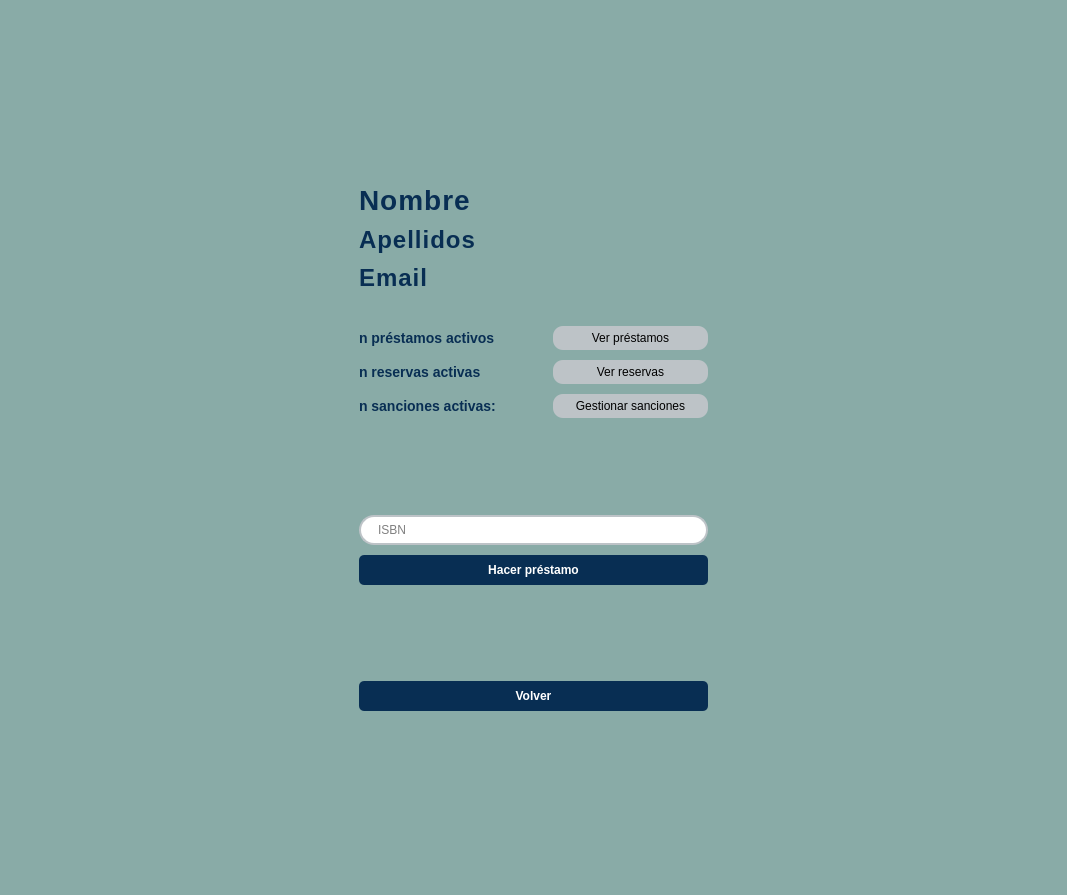
<?xml version="1.0" encoding="UTF-8"?>
<ui version="4.0">
 <class>Dialog</class>
 <widget class="QDialog" name="Dialog">
  <property name="geometry">
   <rect>
    <x>0</x>
    <y>0</y>
    <width>1067</width>
    <height>895</height>
   </rect>
  </property>
  <property name="windowTitle">
   <string>Dialog</string>
  </property>
  <property name="styleSheet">
   <string notr="true">#Dialog {
    background-color: #89ABA7;
}

#linea_nombre,#linea_apellidos, #linea_email{
    font-weight: bold;
    text-transform: uppercase;
    font-size: 22px;
    letter-spacing: 1px;
    color: #1D433A;
}</string>
  </property>
  <layout class="QHBoxLayout" name="horizontalLayout_8">
   <item>
    <layout class="QHBoxLayout" name="horizontalLayout_3"/>
   </item>
   <item>
    <spacer name="horizontalSpacer_2">
     <property name="orientation">
      <enum>Qt::Horizontal</enum>
     </property>
     <property name="sizeHint" stdset="0">
      <size>
       <width>40</width>
       <height>20</height>
      </size>
     </property>
    </spacer>
   </item>
   <item>
    <layout class="QVBoxLayout" name="verticalLayout_2">
     <property name="spacing">
      <number>10</number>
     </property>
     <property name="sizeConstraint">
      <enum>QLayout::SetDefaultConstraint</enum>
     </property>
     <item>
      <spacer name="verticalSpacer">
       <property name="orientation">
        <enum>Qt::Vertical</enum>
       </property>
       <property name="sizeHint" stdset="0">
        <size>
         <width>20</width>
         <height>40</height>
        </size>
       </property>
      </spacer>
     </item>
     <item>
      <spacer name="verticalSpacer_6">
       <property name="orientation">
        <enum>Qt::Vertical</enum>
       </property>
       <property name="sizeHint" stdset="0">
        <size>
         <width>20</width>
         <height>40</height>
        </size>
       </property>
      </spacer>
     </item>
     <item>
      <layout class="QVBoxLayout" name="verticalLayout_4"/>
     </item>
     <item>
      <widget class="QLabel" name="linea_nombre">
       <property name="styleSheet">
        <string notr="true">font-family: 'Segoe UI', sans-serif;
font-size: 28px;
font-weight: bold;
color: #082e53; </string>
       </property>
       <property name="text">
        <string>Nombre</string>
       </property>
      </widget>
     </item>
     <item>
      <widget class="QLabel" name="linea_apellidos">
       <property name="styleSheet">
        <string notr="true">font-family: 'Segoe UI', sans-serif;
font-size: 24px;
font-weight: bold;
color: #082e53; </string>
       </property>
       <property name="text">
        <string>Apellidos</string>
       </property>
      </widget>
     </item>
     <item>
      <widget class="QLabel" name="linea_email">
       <property name="styleSheet">
        <string notr="true">font-family: 'Segoe UI', sans-serif;
font-size: 24px;
font-weight: bold;
color: #082e53; </string>
       </property>
       <property name="text">
        <string>Email</string>
       </property>
      </widget>
     </item>
     <item>
      <widget class="QLabel" name="label_2">
       <property name="text">
        <string/>
       </property>
      </widget>
     </item>
     <item>
      <layout class="QHBoxLayout" name="horizontalLayout_5">
       <item>
        <widget class="QLabel" name="linea_prestamos">
         <property name="styleSheet">
          <string notr="true">font-family: 'Segoe UI', sans-serif;
font-size: 14px;
font-weight: bold;
color: #082e53; </string>
         </property>
         <property name="text">
          <string>n préstamos activos</string>
         </property>
        </widget>
       </item>
       <item>
        <widget class="QPushButton" name="boton_prestamos">
         <property name="maximumSize">
          <size>
           <width>155</width>
           <height>16777215</height>
          </size>
         </property>
         <property name="styleSheet">
          <string notr="true">QPushButton#boton_prestamos {
    background-color: #bdc3c7;
    color: black;
    border-radius: 10px;
    padding: 5px;
}

QPushButton#boton_prestamos:hover {
    background-color: #d5dbdb;
}

QPushButton#boton_prestamos:pressed {
    background-color: #7f8c8d;
}
</string>
         </property>
         <property name="text">
          <string>Ver préstamos</string>
         </property>
         <property name="autoDefault">
          <bool>false</bool>
         </property>
        </widget>
       </item>
      </layout>
     </item>
     <item>
      <layout class="QHBoxLayout" name="horizontalLayout_6">
       <item>
        <widget class="QLabel" name="linea_reservas">
         <property name="styleSheet">
          <string notr="true">font-family: 'Segoe UI', sans-serif;
font-size: 14px;
font-weight: bold;
color: #082e53; </string>
         </property>
         <property name="text">
          <string>n reservas activas</string>
         </property>
        </widget>
       </item>
       <item>
        <widget class="QPushButton" name="boton_reservas">
         <property name="maximumSize">
          <size>
           <width>155</width>
           <height>16777215</height>
          </size>
         </property>
         <property name="styleSheet">
          <string notr="true">QPushButton#boton_reservas {
    background-color: #bdc3c7;
    color: black;
    border-radius: 10px;
    padding: 5px;
}

QPushButton#boton_reservas:hover {
    background-color: #d5dbdb;
}

QPushButton#boton_reservas:pressed {
    background-color: #7f8c8d;
}
</string>
         </property>
         <property name="text">
          <string>Ver reservas</string>
         </property>
         <property name="autoDefault">
          <bool>false</bool>
         </property>
        </widget>
       </item>
      </layout>
     </item>
     <item>
      <layout class="QHBoxLayout" name="horizontalLayout_2">
       <item>
        <widget class="QLabel" name="linea_sanciones">
         <property name="styleSheet">
          <string notr="true">font-family: 'Segoe UI', sans-serif;
font-size: 14px;
font-weight: bold;
color: #082e53; </string>
         </property>
         <property name="text">
          <string>n sanciones activas:</string>
         </property>
        </widget>
       </item>
       <item>
        <widget class="QPushButton" name="boton_sanciones">
         <property name="maximumSize">
          <size>
           <width>155</width>
           <height>16777215</height>
          </size>
         </property>
         <property name="styleSheet">
          <string notr="true">QPushButton#boton_sanciones {
    background-color: #bdc3c7;
    color: black;
    border-radius: 10px;
    padding: 5px;
}

QPushButton#boton_sanciones:hover {
    background-color: #d5dbdb;
}

QPushButton#boton_sanciones:pressed {
    background-color: #7f8c8d;
}
</string>
         </property>
         <property name="text">
          <string>Gestionar sanciones</string>
         </property>
         <property name="autoDefault">
          <bool>false</bool>
         </property>
        </widget>
       </item>
      </layout>
     </item>
     <item>
      <spacer name="verticalSpacer_3">
       <property name="orientation">
        <enum>Qt::Vertical</enum>
       </property>
       <property name="sizeHint" stdset="0">
        <size>
         <width>20</width>
         <height>40</height>
        </size>
       </property>
      </spacer>
     </item>
     <item>
      <layout class="QHBoxLayout" name="horizontalLayout_7">
       <item>
        <widget class="QLineEdit" name="lineEdit">
         <property name="styleSheet">
          <string notr="true">
QLineEdit {
    border: 2px solid #bdc3c7;
    border-radius: 15px; 
    padding: 5px 15px;
    background: white;
    selection-background-color: #34495e;
}

</string>
         </property>
         <property name="placeholderText">
          <string>ISBN</string>
         </property>
        </widget>
       </item>
      </layout>
     </item>
     <item>
      <widget class="QPushButton" name="boton_cambiar">
       <property name="styleSheet">
        <string notr="true">QPushButton {
    background-color: #082e53; 
    color: white;  
    border-radius: 5px; 
    padding: 8px;  
    font-weight: bold;
}

QPushButton:hover {
    background-color: #1b5084; 
}

QPushButton:pressed {
    background-color: #031324; 
}</string>
       </property>
       <property name="text">
        <string>Hacer préstamo</string>
       </property>
      </widget>
     </item>
     <item>
      <spacer name="verticalSpacer_4">
       <property name="orientation">
        <enum>Qt::Vertical</enum>
       </property>
       <property name="sizeHint" stdset="0">
        <size>
         <width>20</width>
         <height>40</height>
        </size>
       </property>
      </spacer>
     </item>
     <item>
      <widget class="QPushButton" name="boton_volver">
       <property name="styleSheet">
        <string notr="true">QPushButton {
    background-color: #082e53; 
    color: white;  
    border-radius: 5px; 
    padding: 8px;  
    font-weight: bold;
}

QPushButton:hover {
    background-color: #1b5084; 
}

QPushButton:pressed {
    background-color: #031324; 
}</string>
       </property>
       <property name="text">
        <string>Volver</string>
       </property>
       <property name="autoDefault">
        <bool>false</bool>
       </property>
      </widget>
     </item>
     <item>
      <spacer name="verticalSpacer_5">
       <property name="orientation">
        <enum>Qt::Vertical</enum>
       </property>
       <property name="sizeHint" stdset="0">
        <size>
         <width>20</width>
         <height>40</height>
        </size>
       </property>
      </spacer>
     </item>
     <item>
      <spacer name="verticalSpacer_2">
       <property name="orientation">
        <enum>Qt::Vertical</enum>
       </property>
       <property name="sizeHint" stdset="0">
        <size>
         <width>20</width>
         <height>40</height>
        </size>
       </property>
      </spacer>
     </item>
    </layout>
   </item>
   <item>
    <layout class="QHBoxLayout" name="horizontalLayout_4"/>
   </item>
   <item>
    <spacer name="horizontalSpacer">
     <property name="orientation">
      <enum>Qt::Horizontal</enum>
     </property>
     <property name="sizeHint" stdset="0">
      <size>
       <width>40</width>
       <height>20</height>
      </size>
     </property>
    </spacer>
   </item>
  </layout>
 </widget>
 <resources/>
 <connections/>
</ui>
